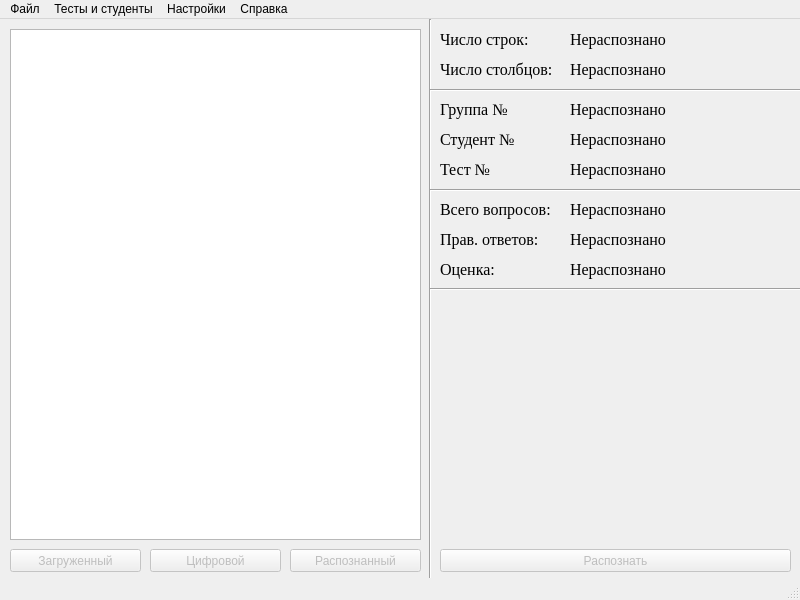
<?xml version="1.0" encoding="UTF-8"?>
<ui version="4.0">
 <class>TestingSystem</class>
 <widget class="QMainWindow" name="TestingSystem">
  <property name="geometry">
   <rect>
    <x>0</x>
    <y>0</y>
    <width>800</width>
    <height>600</height>
   </rect>
  </property>
  <property name="windowTitle">
   <string>TestingSystem</string>
  </property>
  <widget class="QWidget" name="centralwidget">
   <widget class="QGraphicsView" name="pictureView">
    <property name="geometry">
     <rect>
      <x>10</x>
      <y>10</y>
      <width>411</width>
      <height>511</height>
     </rect>
    </property>
   </widget>
   <widget class="QPushButton" name="digitalImageButton">
    <property name="enabled">
     <bool>false</bool>
    </property>
    <property name="geometry">
     <rect>
      <x>150</x>
      <y>530</y>
      <width>131</width>
      <height>23</height>
     </rect>
    </property>
    <property name="text">
     <string>Цифровой</string>
    </property>
   </widget>
   <widget class="QPushButton" name="loadedImageButton">
    <property name="enabled">
     <bool>false</bool>
    </property>
    <property name="geometry">
     <rect>
      <x>10</x>
      <y>530</y>
      <width>131</width>
      <height>23</height>
     </rect>
    </property>
    <property name="text">
     <string>Загруженный</string>
    </property>
   </widget>
   <widget class="QPushButton" name="recognizedImageButton">
    <property name="enabled">
     <bool>false</bool>
    </property>
    <property name="geometry">
     <rect>
      <x>290</x>
      <y>530</y>
      <width>131</width>
      <height>23</height>
     </rect>
    </property>
    <property name="text">
     <string>Распознанный</string>
    </property>
   </widget>
   <widget class="QPushButton" name="recognizeButton">
    <property name="enabled">
     <bool>false</bool>
    </property>
    <property name="geometry">
     <rect>
      <x>440</x>
      <y>530</y>
      <width>351</width>
      <height>23</height>
     </rect>
    </property>
    <property name="text">
     <string>Распознать</string>
    </property>
   </widget>
   <widget class="Line" name="line">
    <property name="geometry">
     <rect>
      <x>420</x>
      <y>0</y>
      <width>21</width>
      <height>561</height>
     </rect>
    </property>
    <property name="orientation">
     <enum>Qt::Vertical</enum>
    </property>
   </widget>
   <widget class="QLabel" name="label">
    <property name="geometry">
     <rect>
      <x>440</x>
      <y>10</y>
      <width>111</width>
      <height>21</height>
     </rect>
    </property>
    <property name="font">
     <font>
      <family>Times New Roman</family>
      <pointsize>12</pointsize>
     </font>
    </property>
    <property name="text">
     <string>Число строк:</string>
    </property>
   </widget>
   <widget class="QLabel" name="label_2">
    <property name="geometry">
     <rect>
      <x>440</x>
      <y>40</y>
      <width>111</width>
      <height>21</height>
     </rect>
    </property>
    <property name="font">
     <font>
      <family>Times New Roman</family>
      <pointsize>12</pointsize>
     </font>
    </property>
    <property name="text">
     <string>Число столбцов:</string>
    </property>
   </widget>
   <widget class="QLabel" name="rowsNumLabel">
    <property name="geometry">
     <rect>
      <x>570</x>
      <y>10</y>
      <width>111</width>
      <height>21</height>
     </rect>
    </property>
    <property name="font">
     <font>
      <family>Times New Roman</family>
      <pointsize>12</pointsize>
     </font>
    </property>
    <property name="text">
     <string>Нераспознано</string>
    </property>
   </widget>
   <widget class="Line" name="line_2">
    <property name="geometry">
     <rect>
      <x>430</x>
      <y>61</y>
      <width>371</width>
      <height>21</height>
     </rect>
    </property>
    <property name="orientation">
     <enum>Qt::Horizontal</enum>
    </property>
   </widget>
   <widget class="QLabel" name="columnsNumLabel">
    <property name="geometry">
     <rect>
      <x>570</x>
      <y>40</y>
      <width>111</width>
      <height>21</height>
     </rect>
    </property>
    <property name="font">
     <font>
      <family>Times New Roman</family>
      <pointsize>12</pointsize>
     </font>
    </property>
    <property name="text">
     <string>Нераспознано</string>
    </property>
   </widget>
   <widget class="QLabel" name="label_5">
    <property name="geometry">
     <rect>
      <x>440</x>
      <y>80</y>
      <width>111</width>
      <height>21</height>
     </rect>
    </property>
    <property name="font">
     <font>
      <family>Times New Roman</family>
      <pointsize>12</pointsize>
     </font>
    </property>
    <property name="text">
     <string>Группа №</string>
    </property>
   </widget>
   <widget class="QLabel" name="label_6">
    <property name="geometry">
     <rect>
      <x>440</x>
      <y>110</y>
      <width>111</width>
      <height>21</height>
     </rect>
    </property>
    <property name="font">
     <font>
      <family>Times New Roman</family>
      <pointsize>12</pointsize>
     </font>
    </property>
    <property name="text">
     <string>Студент №</string>
    </property>
   </widget>
   <widget class="QLabel" name="label_7">
    <property name="geometry">
     <rect>
      <x>440</x>
      <y>140</y>
      <width>111</width>
      <height>21</height>
     </rect>
    </property>
    <property name="font">
     <font>
      <family>Times New Roman</family>
      <pointsize>12</pointsize>
     </font>
    </property>
    <property name="text">
     <string>Тест №</string>
    </property>
   </widget>
   <widget class="Line" name="line_3">
    <property name="geometry">
     <rect>
      <x>430</x>
      <y>161</y>
      <width>371</width>
      <height>21</height>
     </rect>
    </property>
    <property name="orientation">
     <enum>Qt::Horizontal</enum>
    </property>
   </widget>
   <widget class="QLabel" name="groupNumLabel">
    <property name="geometry">
     <rect>
      <x>570</x>
      <y>80</y>
      <width>111</width>
      <height>21</height>
     </rect>
    </property>
    <property name="font">
     <font>
      <family>Times New Roman</family>
      <pointsize>12</pointsize>
     </font>
    </property>
    <property name="text">
     <string>Нераспознано</string>
    </property>
   </widget>
   <widget class="QLabel" name="studentNumLabel">
    <property name="geometry">
     <rect>
      <x>570</x>
      <y>110</y>
      <width>111</width>
      <height>21</height>
     </rect>
    </property>
    <property name="font">
     <font>
      <family>Times New Roman</family>
      <pointsize>12</pointsize>
     </font>
    </property>
    <property name="text">
     <string>Нераспознано</string>
    </property>
   </widget>
   <widget class="QLabel" name="testNumLabel">
    <property name="geometry">
     <rect>
      <x>570</x>
      <y>140</y>
      <width>111</width>
      <height>21</height>
     </rect>
    </property>
    <property name="font">
     <font>
      <family>Times New Roman</family>
      <pointsize>12</pointsize>
     </font>
    </property>
    <property name="text">
     <string>Нераспознано</string>
    </property>
   </widget>
   <widget class="QLabel" name="label_8">
    <property name="geometry">
     <rect>
      <x>440</x>
      <y>180</y>
      <width>111</width>
      <height>21</height>
     </rect>
    </property>
    <property name="font">
     <font>
      <family>Times New Roman</family>
      <pointsize>12</pointsize>
     </font>
    </property>
    <property name="text">
     <string>Всего вопросов:</string>
    </property>
   </widget>
   <widget class="QLabel" name="label_9">
    <property name="geometry">
     <rect>
      <x>440</x>
      <y>210</y>
      <width>111</width>
      <height>21</height>
     </rect>
    </property>
    <property name="font">
     <font>
      <family>Times New Roman</family>
      <pointsize>12</pointsize>
     </font>
    </property>
    <property name="text">
     <string>Прав. ответов:</string>
    </property>
   </widget>
   <widget class="QLabel" name="label_10">
    <property name="geometry">
     <rect>
      <x>440</x>
      <y>240</y>
      <width>111</width>
      <height>21</height>
     </rect>
    </property>
    <property name="font">
     <font>
      <family>Times New Roman</family>
      <pointsize>12</pointsize>
     </font>
    </property>
    <property name="text">
     <string>Оценка:</string>
    </property>
   </widget>
   <widget class="QLabel" name="totalQuestionsLabel">
    <property name="geometry">
     <rect>
      <x>570</x>
      <y>180</y>
      <width>111</width>
      <height>21</height>
     </rect>
    </property>
    <property name="font">
     <font>
      <family>Times New Roman</family>
      <pointsize>12</pointsize>
     </font>
    </property>
    <property name="text">
     <string>Нераспознано</string>
    </property>
   </widget>
   <widget class="QLabel" name="correctAnswersLabel">
    <property name="geometry">
     <rect>
      <x>570</x>
      <y>210</y>
      <width>111</width>
      <height>21</height>
     </rect>
    </property>
    <property name="font">
     <font>
      <family>Times New Roman</family>
      <pointsize>12</pointsize>
     </font>
    </property>
    <property name="text">
     <string>Нераспознано</string>
    </property>
   </widget>
   <widget class="QLabel" name="markLabel">
    <property name="geometry">
     <rect>
      <x>570</x>
      <y>240</y>
      <width>111</width>
      <height>21</height>
     </rect>
    </property>
    <property name="font">
     <font>
      <family>Times New Roman</family>
      <pointsize>12</pointsize>
     </font>
    </property>
    <property name="text">
     <string>Нераспознано</string>
    </property>
   </widget>
   <widget class="Line" name="line_4">
    <property name="geometry">
     <rect>
      <x>430</x>
      <y>260</y>
      <width>371</width>
      <height>21</height>
     </rect>
    </property>
    <property name="orientation">
     <enum>Qt::Horizontal</enum>
    </property>
   </widget>
  </widget>
  <widget class="QMenuBar" name="menubar">
   <property name="geometry">
    <rect>
     <x>0</x>
     <y>0</y>
     <width>800</width>
     <height>21</height>
    </rect>
   </property>
   <widget class="QMenu" name="menu">
    <property name="title">
     <string>Файл</string>
    </property>
    <addaction name="openImageMenu"/>
    <addaction name="action"/>
    <addaction name="openResultsMenu"/>
    <addaction name="separator"/>
    <addaction name="saveMenu"/>
    <addaction name="saveAsMenu"/>
    <addaction name="separator"/>
    <addaction name="printMenu"/>
    <addaction name="separator"/>
    <addaction name="exitMenu"/>
   </widget>
   <widget class="QMenu" name="menu_2">
    <property name="title">
     <string>Настройки</string>
    </property>
    <addaction name="recognitionParamMenu"/>
    <addaction name="saveParamMenu"/>
   </widget>
   <widget class="QMenu" name="menu_3">
    <property name="title">
     <string>Тесты и студенты</string>
    </property>
    <addaction name="addTestMenu"/>
    <addaction name="addGroupMenu"/>
    <addaction name="addStudentMenu"/>
    <addaction name="watchTestsMenu"/>
    <addaction name="watchGroupMenu"/>
   </widget>
   <widget class="QMenu" name="menu_4">
    <property name="title">
     <string>Справка</string>
    </property>
    <addaction name="aboutMenu"/>
   </widget>
   <addaction name="menu"/>
   <addaction name="menu_3"/>
   <addaction name="menu_2"/>
   <addaction name="menu_4"/>
  </widget>
  <widget class="QStatusBar" name="statusbar"/>
  <action name="openImageMenu">
   <property name="enabled">
    <bool>true</bool>
   </property>
   <property name="text">
    <string>Открыть изображение...</string>
   </property>
   <property name="visible">
    <bool>true</bool>
   </property>
  </action>
  <action name="exitMenu">
   <property name="enabled">
    <bool>true</bool>
   </property>
   <property name="text">
    <string>Выход</string>
   </property>
  </action>
  <action name="saveParamMenu">
   <property name="enabled">
    <bool>false</bool>
   </property>
   <property name="text">
    <string>Параметры сохранения</string>
   </property>
  </action>
  <action name="openResultsMenu">
   <property name="enabled">
    <bool>false</bool>
   </property>
   <property name="text">
    <string>Открыть результаты...</string>
   </property>
  </action>
  <action name="saveMenu">
   <property name="enabled">
    <bool>false</bool>
   </property>
   <property name="text">
    <string>Сохранить</string>
   </property>
  </action>
  <action name="saveAsMenu">
   <property name="enabled">
    <bool>false</bool>
   </property>
   <property name="text">
    <string>Сохранить как...</string>
   </property>
  </action>
  <action name="recognitionParamMenu">
   <property name="enabled">
    <bool>false</bool>
   </property>
   <property name="text">
    <string>Параметры распознавания</string>
   </property>
  </action>
  <action name="addTestMenu">
   <property name="enabled">
    <bool>false</bool>
   </property>
   <property name="text">
    <string>Добавить тест...</string>
   </property>
  </action>
  <action name="aboutMenu">
   <property name="enabled">
    <bool>false</bool>
   </property>
   <property name="text">
    <string>О программе</string>
   </property>
  </action>
  <action name="watchTestsMenu">
   <property name="enabled">
    <bool>false</bool>
   </property>
   <property name="text">
    <string>Посмотреть доступные тесты</string>
   </property>
  </action>
  <action name="addGroupMenu">
   <property name="enabled">
    <bool>false</bool>
   </property>
   <property name="text">
    <string>Добавить группу...</string>
   </property>
  </action>
  <action name="addStudentMenu">
   <property name="enabled">
    <bool>false</bool>
   </property>
   <property name="text">
    <string>Добавить студента...</string>
   </property>
  </action>
  <action name="watchGroupMenu">
   <property name="enabled">
    <bool>false</bool>
   </property>
   <property name="text">
    <string>Посмотреть доступные группы</string>
   </property>
  </action>
  <action name="printMenu">
   <property name="enabled">
    <bool>false</bool>
   </property>
   <property name="text">
    <string>Печать...</string>
   </property>
  </action>
  <action name="action">
   <property name="enabled">
    <bool>false</bool>
   </property>
   <property name="text">
    <string>Создать изображение</string>
   </property>
  </action>
 </widget>
 <resources/>
 <connections/>
</ui>
